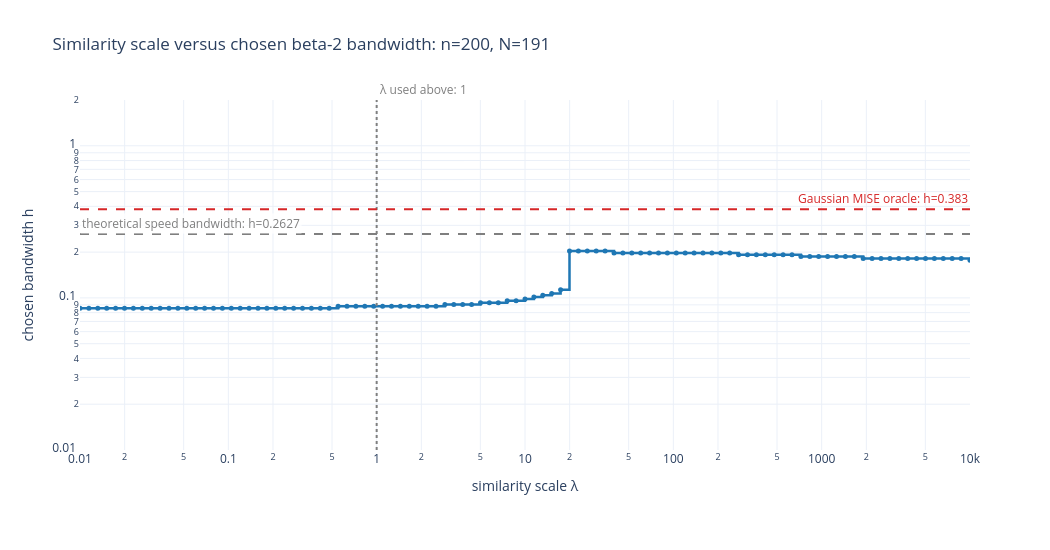

The code cell stored with this chart in its notebook:
### Markdown cell above
### Similarity scale versus chosen bandwidth

For the same sample and geometric bandwidth grid, the plot below varies the similarity scale $\lambda$ in $S_{ij}=\exp(-\lambda D_{2,ij})$ and records the bandwidth at the maximum of the Doob stationary mass. Here $\lambda$ plays the same role as `stationary_example_tau` above. The red dashed horizontal line marks the Gaussian MISE-oracle bandwidth, and the gray dashed horizontal line marks the theoretical speed bandwidth.

### Code cell
stationary_example_lambda_values = np.geomspace(1e-2, 1e4, 101)
stationary_example_log_lambda_min = np.log10(
    stationary_example_lambda_values[0]
)
stationary_example_log_lambda_max = np.log10(
    stationary_example_lambda_values[-1]
)
stationary_example_lambda_reference_paper_x = (
    np.log10(stationary_example_tau)
    - stationary_example_log_lambda_min
) / (
    stationary_example_log_lambda_max
    - stationary_example_log_lambda_min
)
stationary_example_oracle_paper_y = (
    np.log10(stationary_example_oracle_h)
    - stationary_example_log_h_min
) / stationary_example_log_h_span
stationary_example_h_speed_paper_y = (
    np.log10(stationary_example_h_speed)
    - stationary_example_log_h_min
) / stationary_example_log_h_span

stationary_example_divergence = beta2_divergence_matrix_fft(
    samples=stationary_example_samples,
    h_grid=stationary_example_grid,
    half_width=stationary_example_half_width,
    spatial_points=stationary_example_spatial_points,
)
stationary_example_lambda_selected_indices = np.empty(
    len(stationary_example_lambda_values),
    dtype=int,
)

for index, current_lambda in enumerate(
    stationary_example_lambda_values
):
    current_similarity = np.exp(
        -current_lambda * stationary_example_divergence
    )
    np.fill_diagonal(current_similarity, 1.0)
    current_mass = doob_stationary_mass(current_similarity)
    stationary_example_lambda_selected_indices[index] = int(
        np.argmax(current_mass)
    )

stationary_example_lambda_selected_bandwidths = (
    stationary_example_grid[
        stationary_example_lambda_selected_indices
    ]
)

stationary_example_lambda_figure = go.Figure(
    go.Scatter(
        x=stationary_example_lambda_values,
        y=stationary_example_lambda_selected_bandwidths,
        customdata=stationary_example_lambda_selected_indices,
        mode="lines+markers",
        line=dict(color="#1f77b4", width=2.5, shape="hv"),
        marker=dict(size=5),
        hovertemplate=(
            "lambda (λ)=%{x:.6g}"
            "<br>chosen bandwidth h=%{y:.6g}"
            "<br>grid index=%{customdata}<extra></extra>"
        ),
    )
)
stationary_example_lambda_figure.add_vline(
    x=stationary_example_tau,
    line=dict(color="#7f7f7f", width=2, dash="dot"),
)
stationary_example_lambda_figure.add_hline(
    y=stationary_example_oracle_h,
    line=dict(color="#d62728", width=2, dash="dash"),
)
stationary_example_lambda_figure.add_hline(
    y=stationary_example_h_speed,
    line=dict(color="#7f7f7f", width=2, dash="dash"),
)
stationary_example_lambda_figure.add_annotation(
    x=stationary_example_lambda_reference_paper_x,
    y=1.0,
    xref="paper",
    yref="paper",
    text=f"λ used above: {stationary_example_tau:g}",
    showarrow=False,
    xanchor="left",
    yanchor="bottom",
    font=dict(color="#7f7f7f"),
)
stationary_example_lambda_figure.add_annotation(
    x=1.0,
    y=stationary_example_oracle_paper_y,
    xref="paper",
    yref="paper",
    text=f"Gaussian MISE oracle: h={stationary_example_oracle_h:.4g}",
    showarrow=False,
    xanchor="right",
    yanchor="bottom",
    font=dict(color="#d62728"),
)
stationary_example_lambda_figure.add_annotation(
    x=0.0,
    y=stationary_example_h_speed_paper_y,
    xref="paper",
    yref="paper",
    text=(
        "theoretical speed bandwidth: "
        f"h={stationary_example_h_speed:.4g}"
    ),
    showarrow=False,
    xanchor="left",
    yanchor="bottom",
    font=dict(color="#7f7f7f"),
    bgcolor="rgba(255,255,255,0.8)",
)
stationary_example_lambda_figure.update_xaxes(
    title_text="similarity scale λ",
    type="log",
    range=[
        stationary_example_log_lambda_min,
        stationary_example_log_lambda_max,
    ],
)
stationary_example_lambda_figure.update_yaxes(
    title_text="chosen bandwidth h",
    type="log",
    range=[
        stationary_example_log_h_min,
        stationary_example_log_h_max,
    ],
)
stationary_example_lambda_figure.update_layout(
    width=1050,
    height=550,
    template="plotly_white",
    showlegend=False,
    margin=dict(t=100, b=100),
)
stationary_example_lambda_figure.show()

### Figure 1 — Plotly figure (JSON) as saved in the notebook; plotly's stock layout.template omitted (floating-point values rounded to 4 significant figures)
{"data": [{"customdata": [77, 77, 77, 77, 77, 77, 77, 77, 77, 77, 77, 77, 77, 77, 77, 77, 77, 77, 77, 77, 77, 77, 77, 77, 77, 77, 77, 77, 77, 78, 78, 78, 78, 78, 78, 78, 78, 78, 78, 78, 78, 79, 79, 79, 79, 80, 80, 80, 81, 81, 82, 83, 84, 85, 87, 108, 108, 108, 108, 108, 107, 107, 107, 107, 107, 107, 107, 107, 107, 107, 107, 107, 107, 107, 106, 106, 106, 106, 106, 106, 106, 105, 105, 105, 105, 105, 105, 105, 104, 104, 104, 104, 104, 104, 104, 104, 104, 104, 104, 104, 103], "hovertemplate": "lambda (λ)=%{x:.6g}<br>chosen bandwidth h=%{y:.6g}<br>grid index=%{customdata}<extra></extra>", "line": {"color": "#1f77b4", "shape": "hv", "width": 2.5}, "marker": {"size": 5}, "mode": "lines+markers", "type": "scatter", "x": [0.01, 0.01148, 0.01318, 0.01514, 0.01738, 0.01995, 0.02291, 0.0263, 0.0302, 0.03467, 0.03981, 0.04571, 0.05248, 0.06026, 0.06918, 0.07943, 0.0912, 0.1047, 0.1202, 0.138, 0.1585, 0.182, 0.2089, 0.2399, 0.2754, 0.3162, 0.3631, 0.4169, 0.4786, 0.5495, 0.631, 0.7244, 0.8318, 0.955, 1.096, 1.259, 1.445, 1.66, 1.905, 2.188, 2.512, 2.884, 3.311, 3.802, 4.365, 5.012, 5.754, 6.607, 7.586, 8.71, 10, 11.48, 13.18, 15.14, 17.38, 19.95, 22.91, 26.3, 30.2, 34.67, 39.81, 45.71, 52.48, 60.26, 69.18, 79.43, 91.2, 104.7, 120.2, 138.0, 158.5, 182.0, 208.9, 239.9, 275.4, 316.2, 363.1, 416.9, 478.6, 549.5, 631.0, 724.4, 831.8, 955.0, 1096.0, 1259.0, 1445.0, 1660.0, 1905.0, 2188.0, 2512.0, 2884.0, 3311.0, 3802.0, 4365.0, 5012.0, 5754.0, 6607.0, 7586.0, 8710.0, 10000], "y": [0.08561, 0.08561, 0.08561, 0.08561, 0.08561, 0.08561, 0.08561, 0.08561, 0.08561, 0.08561, 0.08561, 0.08561, 0.08561, 0.08561, 0.08561, 0.08561, 0.08561, 0.08561, 0.08561, 0.08561, 0.08561, 0.08561, 0.08561, 0.08561, 0.08561, 0.08561, 0.08561, 0.08561, 0.08561, 0.08803, 0.08803, 0.08803, 0.08803, 0.08803, 0.08803, 0.08803, 0.08803, 0.08803, 0.08803, 0.08803, 0.08803, 0.09052, 0.09052, 0.09052, 0.09052, 0.09308, 0.09308, 0.09308, 0.09571, 0.09571, 0.09842, 0.1012, 0.1041, 0.107, 0.1131, 0.2032, 0.2032, 0.2032, 0.2032, 0.2032, 0.1976, 0.1976, 0.1976, 0.1976, 0.1976, 0.1976, 0.1976, 0.1976, 0.1976, 0.1976, 0.1976, 0.1976, 0.1976, 0.1976, 0.1922, 0.1922, 0.1922, 0.1922, 0.1922, 0.1922, 0.1922, 0.1869, 0.1869, 0.1869, 0.1869, 0.1869, 0.1869, 0.1869, 0.1818, 0.1818, 0.1818, 0.1818, 0.1818, 0.1818, 0.1818, 0.1818, 0.1818, 0.1818, 0.1818, 0.1818, 0.1768]}], "layout": {"annotations": [{"font": {"color": "#7f7f7f"}, "showarrow": false, "text": "λ used above: 1", "x": 0.3333, "xanchor": "left", "xref": "paper", "y": 1, "yanchor": "bottom", "yref": "paper"}, {"font": {"color": "#d62728"}, "showarrow": false, "text": "Gaussian MISE oracle: h=0.383", "x": 1, "xanchor": "right", "xref": "paper", "y": 0.6881, "yanchor": "bottom", "yref": "paper"}, {"bgcolor": "rgba(255,255,255,0.8)", "font": {"color": "#7f7f7f"}, "showarrow": false, "text": "theoretical speed bandwidth: h=0.2627", "x": 0, "xanchor": "left", "xref": "paper", "y": 0.6168, "yanchor": "bottom", "yref": "paper"}], "height": 550, "margin": {"b": 100, "t": 100}, "shapes": [{"line": {"color": "#7f7f7f", "dash": "dot", "width": 2}, "type": "line", "x0": 1, "x1": 1, "xref": "x", "y0": 0, "y1": 1, "yref": "y domain"}, {"line": {"color": "#d62728", "dash": "dash", "width": 2}, "type": "line", "x0": 0, "x1": 1, "xref": "x domain", "y0": 0.383, "y1": 0.383, "yref": "y"}, {"line": {"color": "#7f7f7f", "dash": "dash", "width": 2}, "type": "line", "x0": 0, "x1": 1, "xref": "x domain", "y0": 0.2627, "y1": 0.2627, "yref": "y"}], "showlegend": false, "title": {"text": "Similarity scale versus chosen beta-2 bandwidth: n=200, N=191"}, "width": 1050, "xaxis": {"range": [-2, 4], "title": {"text": "similarity scale λ"}, "type": "log"}, "yaxis": {"range": [-2, 0.301], "title": {"text": "chosen bandwidth h"}, "type": "log"}}}
